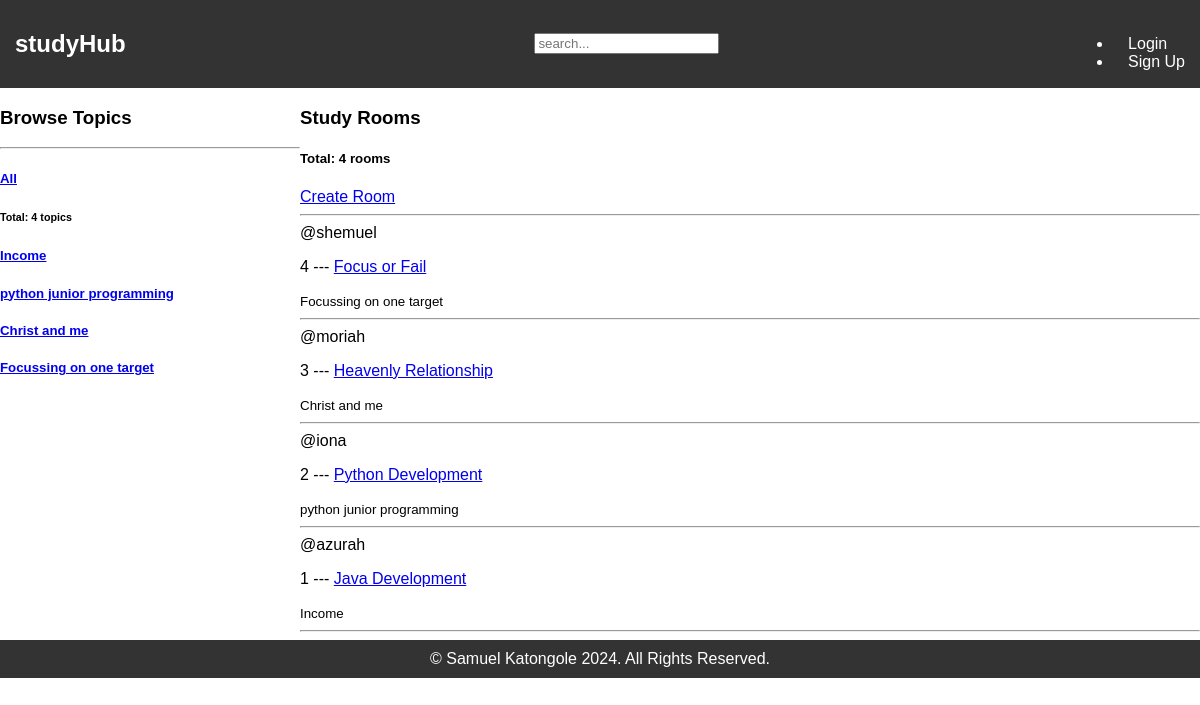
The app's page /, older data.
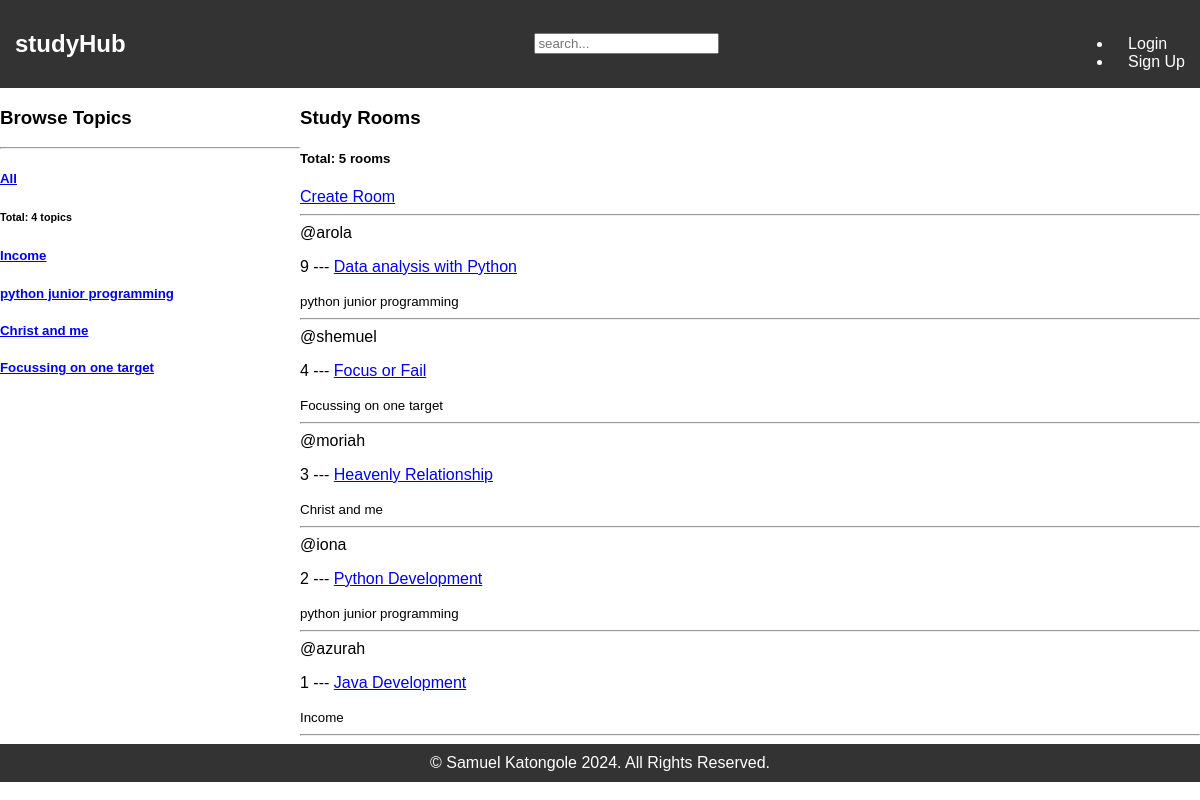
The same page, newer data.
### Rooms/models.py (models this page shows, shortened)
class Topic(models.Model):
    name=models.CharField(max_length=200)

class Room(models.Model):
    host = models.ForeignKey(User, on_delete= models.SET_NULL, null=True)
    topic = models.ForeignKey(Topic, on_delete= models.SET_NULL, null=True)
    description = models.TextField(null=True, blank=True) # description of the room
    name = models.CharField(max_length=200) # name of the room
    created = models.DateTimeField(auto_now_add=True) # created once
    updated= models.DateTimeField(auto_now=True) # changed
    participants = ... # participants in the room
    class Meta:
        ordering = ['-updated', '-created'] # ordered based on those fields

### Rooms/views.py (the view)
# urls.py: path('',views.home, name='home'),
def home(request):
    topics = Topic.objects.all() # query all topics from db
    q = request.GET.get('q') if request.GET.get('q')!=None else ''
    rooms = Room.objects.filter(
        Q(topic__name__icontains = q) |
        Q(name__icontains = q) | # room name
        Q(description__icontains = q) # room description
    )
    roomcount = rooms.count() # get total rooms
    topiccount = topics.count() # get total topics
    context = {
        'allrooms':rooms,
        'alltopics':topics,
        'roomcount':roomcount,
        'topiccount':topiccount}
    return render(request, 'Rooms/home.html', context)

### Rooms/templates/Rooms/home.html (shortened to what this page needs)
{% extends 'parent_hub/base.html' %}
{% block content %}
<div class="home-container">
    <div class="topics-sidebar">
        <h3>Browse Topics</h3>
        <hr>
        <div>
            <h5><a href="{% url 'home' %}">All</a></h5>
            <h6>Total: {{topiccount}} topics</h6>
        </div>
        {% for topic in alltopics %}
        <div>
            <h5><a href="{% url 'home' %}?q={{topic.name}}">{{topic.name}}</a></h5>
        </div>
        {% endfor %}
    </div>
    <div class="topics-view-main">
        <h3>Study Rooms</h3>
        <h5>Total: {{roomcount}} rooms</h5>
        <a href="{% url 'room-create' %}">Create Room</a>
        <hr>
        {% for room in allrooms %}
            <span>@{{room.host.username}}</span>
            <p>{{room.id}} --- <a href="{% url 'room' room.id %}">{{room.name}}</a></p>
            <small>{{room.topic.name}}</small>
            <hr/>
        {% endfor %}
    </div>
</div>
{% endblock %}

Row changes from the older to the newer data that the page shows:
added Room: host.username "arola", id "9", name "Data analysis with Python", topic.name "python junior programming"
Text that changed along with them:
{{ roomcount }}: "4" → "5"
